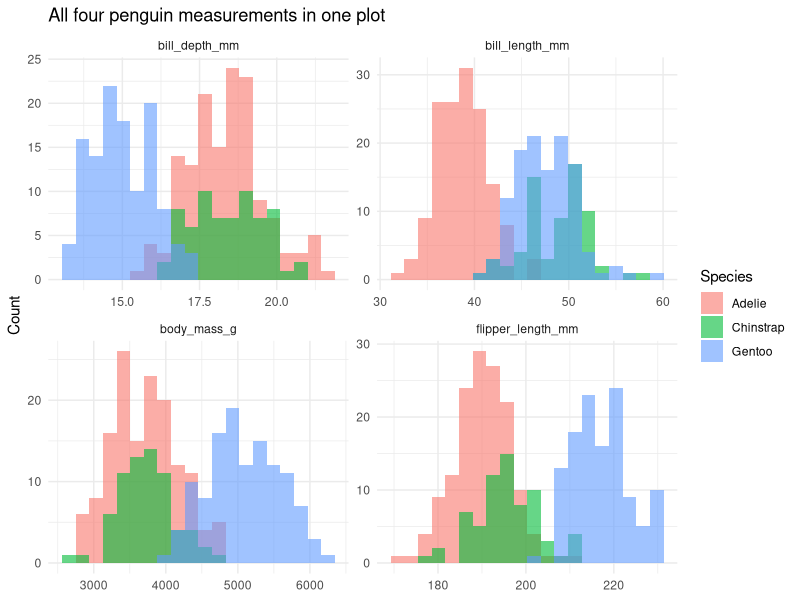
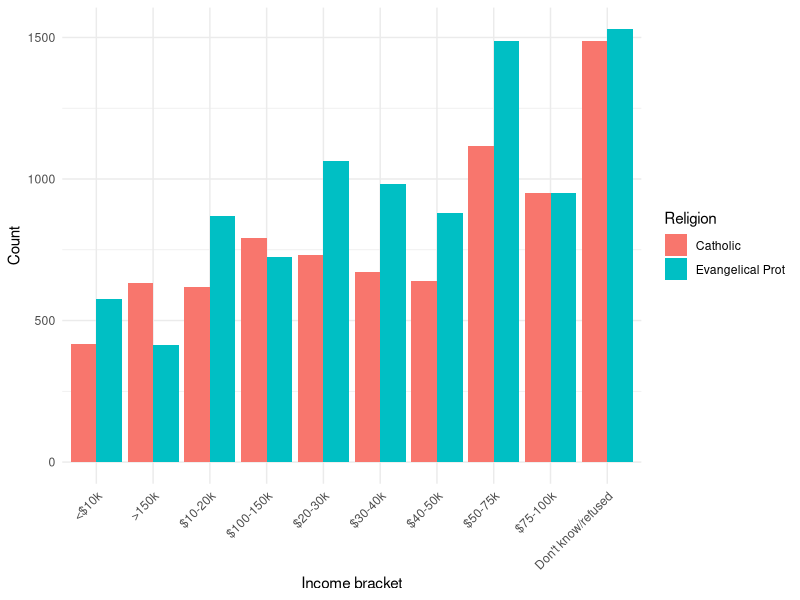
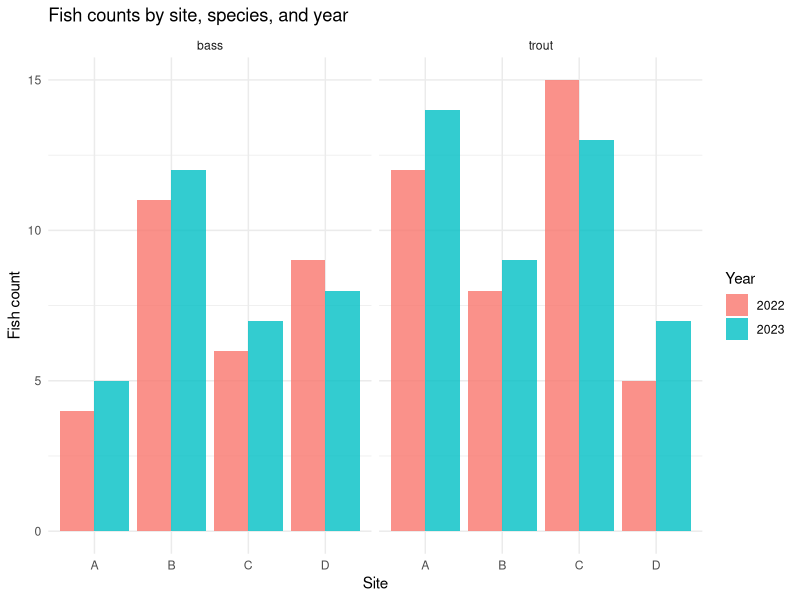

These figures' R source, in order:
# =============================================================================
# 12_pivot.R
# UMD Biostatistics — Bill Perry
# Reference script: reshaping data with pivot_longer() and pivot_wider()
# Dataset: tidyr::relig_income (wide) and palmerpenguins (long)
# =============================================================================

library(tidyverse)
library(palmerpenguins)


# ── WHY RESHAPING MATTERS ─────────────────────────────────────────────────────
# ggplot2 and most tidyverse functions want LONG (tidy) format:
#   one row per observation, one column per variable.
# Excel data often arrives WIDE: one column per group or time point.
# pivot_longer() → wide to long (most common direction)
# pivot_wider()  → long to wide (summary tables, export)


# ==============================================================================
# PART 1 · pivot_longer() — wide to long
# ==============================================================================

# ── Example 1: penguin measurements in wide format ────────────────────────────
# Suppose each bill/flipper/mass measure is its own column (already true here).
# We want to plot all four numeric measurements in one faceted histogram.

# Without pivoting you would write four separate ggplot calls.
# With pivot_longer() you write one:

penguins |>
  drop_na() |>
  pivot_longer(
    cols      = c(bill_length_mm, bill_depth_mm,
                  flipper_length_mm, body_mass_g),
    names_to  = "measurement",
    values_to = "value"
  ) |>
  ggplot(aes(x = value, fill = species)) +
  geom_histogram(bins = 20, alpha = 0.6, position = "identity") +
  facet_wrap(~ measurement, scales = "free") +
  labs(x = NULL, y = "Count", fill = "Species",
       title = "All four penguin measurements in one plot") +
  theme_minimal()

# ── Example 2: select columns by type with where() ───────────────────────────
penguins |>
  drop_na() |>
  pivot_longer(
    cols      = where(is.numeric),   # all numeric columns at once
    names_to  = "measurement",
    values_to = "value"
  )

# ── Example 3: select columns by name prefix ─────────────────────────────────
penguins |>
  pivot_longer(
    cols      = starts_with("bill"),
    names_to  = "bill_dim",
    values_to = "mm"
  )

# ── Example 4: strip a common suffix from new names ──────────────────────────
# Column names like "bill_length_mm" and "bill_depth_mm" share "_mm".
# names_prefix removes it so the new "measurement" column reads cleanly.
penguins |>
  pivot_longer(
    cols         = c(bill_length_mm, bill_depth_mm),
    names_to     = "dimension",
    values_to    = "mm",
    names_prefix = "bill_"
  )

# ── Example 5: relig_income — a classic wide dataset ─────────────────────────
# tidyr ships this: rows = religions, columns = income brackets, values = counts
head(relig_income)

relig_long <- relig_income |>
  pivot_longer(
    cols      = -religion,          # everything except the religion column
    names_to  = "income",
    values_to = "count"
  )
relig_long

# Now we can plot it
relig_long |>
  filter(religion %in% c("Catholic", "Evangelical Prot", "None")) |>
  ggplot(aes(x = income, y = count, fill = religion)) +
  geom_col(position = "dodge") +
  labs(x = "Income bracket", y = "Count", fill = "Religion") +
  theme_minimal() +
  theme(axis.text.x = element_text(angle = 45, hjust = 1))


# ==============================================================================
# PART 2 · pivot_wider() — long to wide
# ==============================================================================

# ── Example 1: summary table — one row per species, one col per stat ──────────
stats_long <- penguins |>
  drop_na(body_mass_g) |>
  group_by(species) |>
  summarise(
    mean = round(mean(body_mass_g), 1),
    sd   = round(sd(body_mass_g),   1),
    n    = sum(!is.na(body_mass_g)),
    .groups = "drop"
  ) |>
  pivot_longer(cols = c(mean, sd, n),
               names_to = "stat", values_to = "value")

stats_long  # long version — useful for plotting

# Pivot back to wide for a publication table
stats_long |>
  pivot_wider(names_from = stat, values_from = value)

# ── Example 2: species × island presence/absence matrix ──────────────────────
penguins |>
  drop_na() |>
  count(species, island) |>
  pivot_wider(names_from = island, values_from = n, values_fill = 0)

# ── Example 3: paired comparison — one column per sex ────────────────────────
penguins |>
  drop_na(sex, body_mass_g) |>
  group_by(species, sex) |>
  summarise(mean_mass = round(mean(body_mass_g), 1), .groups = "drop") |>
  pivot_wider(names_from = sex, values_from = mean_mass)


# ==============================================================================
# PART 3 · Complete pipeline — wide field data to plot
# ==============================================================================

# Simulate a wide field dataset (common Excel format)
field_wide <- tibble(
  site       = c("A", "B", "C", "D"),
  trout_2022 = c(12, 8, 15, 5),
  trout_2023 = c(14, 9, 13, 7),
  bass_2022  = c(4, 11, 6, 9),
  bass_2023  = c(5, 12, 7, 8)
)

field_wide

# Step 1: pivot longer — all count columns into name + value
field_long <- field_wide |>
  pivot_longer(
    cols      = -site,
    names_to  = c("species", "year"),
    names_sep = "_",          # split "trout_2022" on underscore
    values_to = "count"
  )

field_long

# Step 2: plot — facet by species, colour by year
ggplot(field_long, aes(x = site, y = count, fill = year)) +
  geom_col(position = "dodge", alpha = 0.8) +
  facet_wrap(~ species) +
  labs(x = "Site", y = "Fish count", fill = "Year",
       title = "Fish counts by site, species, and year") +
  theme_minimal()

# =============================================================================
# END OF FILE
# =============================================================================
